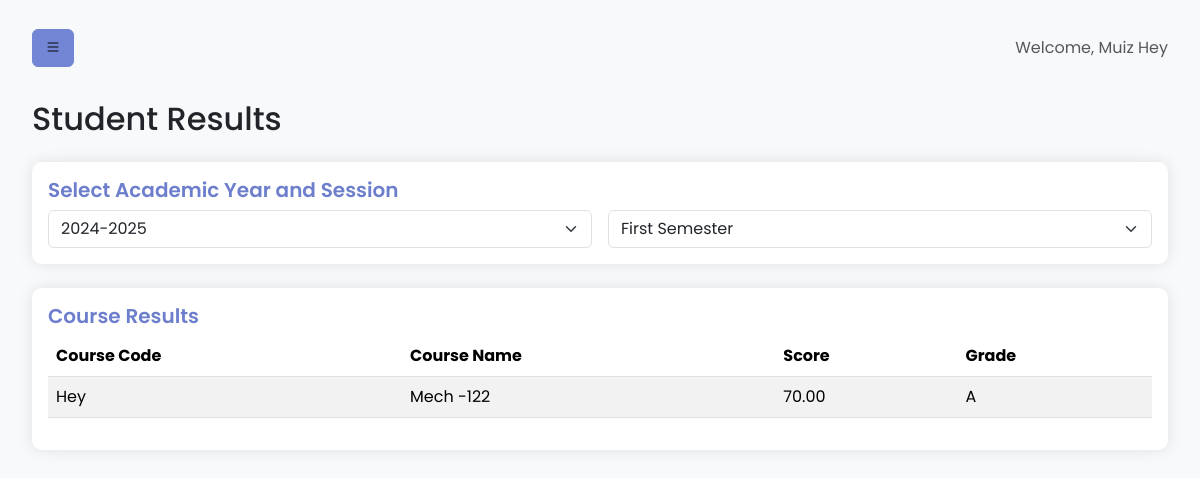
Before: /dashboard/student/results.php (signed in) with the older database file.
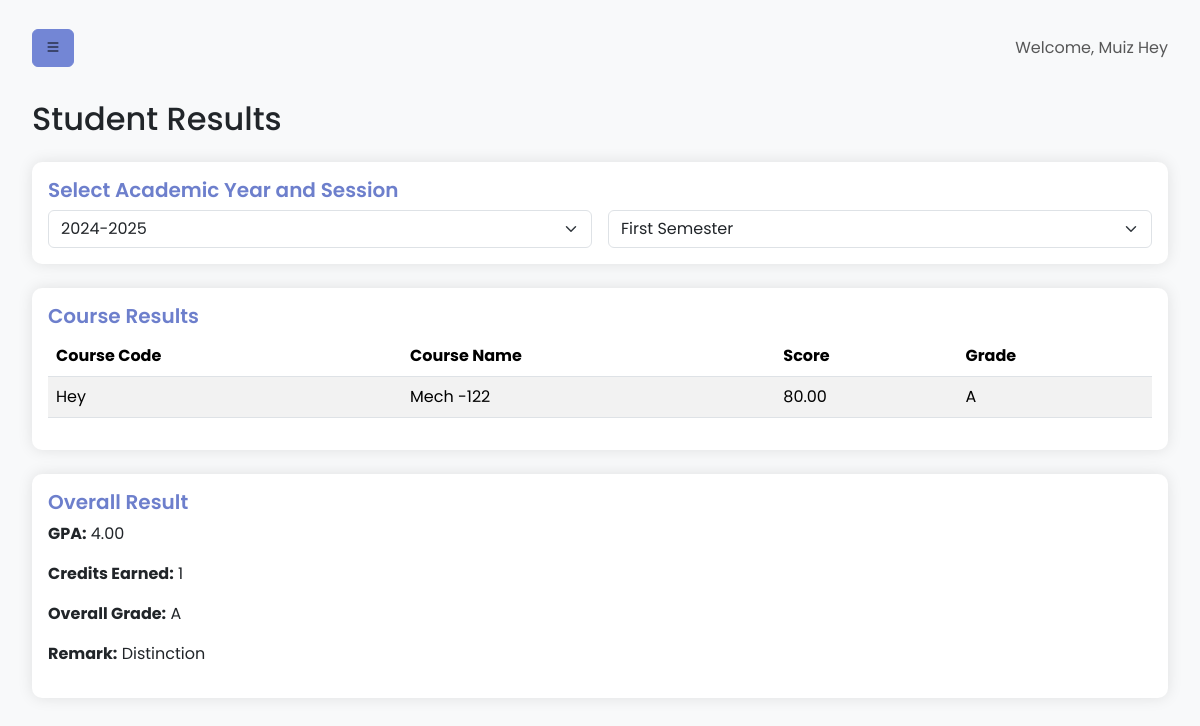
After: the same page with the newer database file.
### tables this page shows
CREATE TABLE `Results` (
  `result_id` int(11) NOT NULL,
  `student_id` int(11) NOT NULL,
  `course_id` int(11) NOT NULL,
  `academic_year_id` int(11) NOT NULL,
  `session_id` int(11) NOT NULL,
  `score` decimal(5,2) NOT NULL,
  `grade_id` int(11) NOT NULL,
  `final_remark` enum('Distinction','Upper Credit','Lower Credit','Pass','Fail') DEFAULT NULL
);

CREATE TABLE `Courses` (
  `course_id` int(11) NOT NULL,
  `course_code` varchar(20) NOT NULL,
  `course_name` varchar(100) NOT NULL,
  `department_id` int(11) NOT NULL
);

CREATE TABLE `Grades` (
  `grade_id` int(11) NOT NULL,
  `grade_letter` char(1) NOT NULL,
  `min_percentage` decimal(5,2) NOT NULL,
  `max_percentage` decimal(5,2) NOT NULL
);

CREATE TABLE `StudentOverallResults` (
  `overall_result_id` int(11) NOT NULL,
  `student_id` int(11) NOT NULL,
  `academic_year_id` int(11) NOT NULL,
  `session_id` int(11) NOT NULL,
  `cumulative_gpa` decimal(3,2) NOT NULL,
  `total_credits_earned` int(11) NOT NULL,
  `overall_grade_letter` char(1) NOT NULL,
  `final_remark` enum('Distinction','Upper Credit','Lower Credit','Pass','Fail') NOT NULL
);

### dashboard/student/results.php (the view, shortened to what the changed rows need)
<?php
require_once '../../db.php';
$student_id = $_SESSION['student_id'];
$stmt = $conn->prepare("SELECT DISTINCT r.academic_year_id, r.session_id, ay.academic_year, s.session_name
                        FROM Results r
                        JOIN AcademicYears ay ON r.academic_year_id = ay.academic_year_id
                        JOIN Sessions s ON r.session_id = s.session_id
                        WHERE r.student_id = ?
                        ORDER BY ay.academic_year DESC,
CASE
                            WHEN s.session_name = 'First Semester' THEN 1
                            WHEN s.session_name = 'Second Semester' THEN 2
                            ELSE 3
                        END");
$stmt->bind_param("i", $student_id);
$stmt->execute();
$academic_sessions = $stmt->get_result()->fetch_all(MYSQLI_ASSOC);
$selected_academic_year_id = $_GET['academic_year_id'] ?? $academic_sessions[0]['academic_year_id'];
$selected_session_id = $_GET['session_id'] ?? $academic_sessions[0]['session_id'];
$stmt = $conn->prepare("SELECT r.*, c.course_code, c.course_name, g.grade_letter
                        FROM Results r
                        JOIN Courses c ON r.course_id = c.course_id
                        JOIN Grades g ON r.grade_id = g.grade_id
                        WHERE r.student_id = ? AND r.academic_year_id = ? AND r.session_id = ?
                        ORDER BY c.course_code");
$stmt->bind_param("iii", $student_id, $selected_academic_year_id, $selected_session_id);
$stmt->execute();
$results = $stmt->get_result()->fetch_all(MYSQLI_ASSOC);
$stmt = $conn->prepare("SELECT * FROM StudentOverallResults
                        WHERE student_id = ? AND academic_year_id = ? AND session_id = ?");
$stmt->bind_param("iii", $student_id, $selected_academic_year_id, $selected_session_id);
$stmt->execute();
$overall_result = $stmt->get_result()->fetch_assoc();
?>
<!DOCTYPE html>
<html lang="en">
<head>
    <link href="https://cdn.jsdelivr.net/npm/bootstrap@5.3.3/dist/css/bootstrap.min.css" rel="stylesheet">
    <link href="https://cdn.jsdelivr.net/npm/bootstrap-icons@1.7.2/font/bootstrap-icons.css" rel="stylesheet">
    <link rel="stylesheet" href="../../css/student_dashboard.css">
</head>
<body>
   <div class="wrapper">
        <div id="content">
            <div class="container-fluid mt-4">
                <h2 class="mb-4">Student Results</h2>
                <?php if (!empty($results)): ?>
                    <div class="card mb-4">
                        <div class="card-body">
                            <div class="table-responsive">
                                <table class="table table-striped">
                                    <thead>
                                        <tr>
                                            <th>Course Code</th>
                                            <th>Course Name</th>
                                            <th>Score</th>
                                            <th>Grade</th>
                                        </tr>
                                    </thead>
                                    <tbody>
                                        <?php foreach ($results as $result): ?>
                                            <tr>
                                                <td><?php echo htmlspecialchars($result['course_code']); ?></td>
                                                <td><?php echo htmlspecialchars($result['course_name']); ?></td>
                                                <td><?php echo number_format($result['score'], 2); ?></td>
                                                <td><?php echo htmlspecialchars($result['grade_letter']); ?></td>
                                            </tr>
                                        <?php endforeach; ?>
                                    </tbody>
                                </table>
                            </div>
                        </div>
                    </div>
                    <?php if ($overall_result): ?>
                        <div class="card">
                            <div class="card-body">
                                <h5 class="card-title">Overall Result</h5>
                                <p><strong>GPA:</strong> <?php echo number_format($overall_result['cumulative_gpa'], 2); ?></p>
                                <p><strong>Credits Earned:</strong> <?php echo $overall_result['total_credits_earned']; ?></p>
                                <p><strong>Overall Grade:</strong> <?php echo $overall_result['overall_grade_letter']; ?></p>
                                <p><strong>Remark:</strong> <?php echo $overall_result['final_remark']; ?></p>
                            </div>
                        </div>
                    <?php endif; ?>
                <?php else: ?>
                    <div class="alert alert-info">No results available for the selected academic year and session.</div>
                <?php endif; ?>
            </div>
        </div>
    </div>
</body>
</html>

Changed rows visible on the page:
changed results "Hey": score "70.00" → "80.00"
added studentoverallresults: cumulative_gpa "4.00", total_credits_earned "1", overall_grade_letter "A", final_remark "Distinction"
Other visible differences:
text now shown: "Overall Result GPA: Credits Earned: Overall Grade: Remark:"
